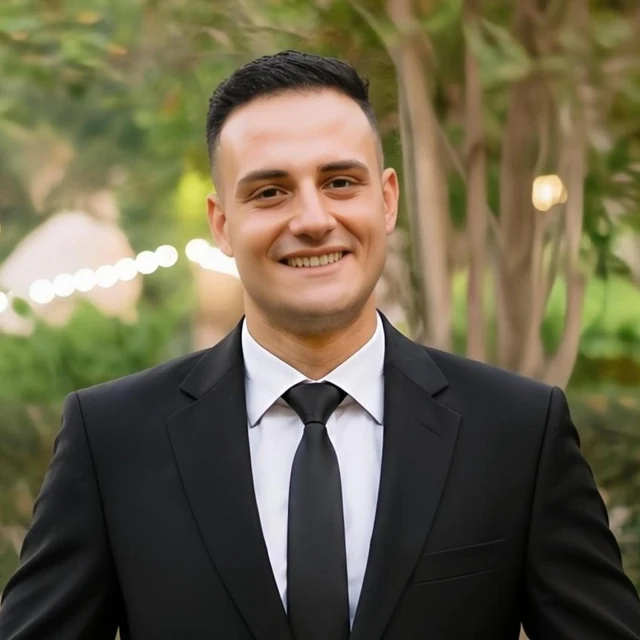
#> input picture images/h.webp, 640 x 640 px
$ python og-image.py
#> lines starting #> are read from the running program, lines starting #| are printed output that depends on the picture; after the words box and inside, x2 and y2 are one past the last pixel; in counts of white or black regions, pixels touching at a corner belong together
#!/usr/bin/env python3
"""
Generates images/og-cover.png — the 1200x630 social preview card used by
LinkedIn, WhatsApp, X/Twitter, Slack, etc. Requires Pillow (pip install pillow).

Usage: python3 scripts/og-image.py
"""
from pathlib import Path

from PIL import Image, ImageDraw, ImageFilter, ImageFont

ROOT = Path(__file__).resolve().parent.parent
W, H = 1200, 630

BG = (5, 7, 12)
CYAN = (34, 211, 238)
EMERALD = (16, 185, 129)
TEXT = (248, 250, 252)
BODY = (203, 213, 225)
MUTED = (148, 163, 184)
BORDER = (30, 41, 59)

DISPLAY = ROOT / "fonts/Yq6W-LOTXCb04q32xlpwu8Zf.woff2"  # Unbounded (variable)
SANS = ROOT / "fonts/pxiEyp8kv8JHgFVrJJfecg.woff2"  # Poppins 400
MONO = ROOT / "fonts/tDbv2o-flEEny0FZhsfKu5WU4zr3E_BX0PnT8RD8yKwBNntkaToggR7BYRbKPxDcwg.woff2"  # JetBrains Mono


def font(path, size, weight=None):
    f = ImageFont.truetype(str(path), size)
    if weight is not None:
        try:
            f.set_variation_by_axes([weight])
        except (OSError, AttributeError):
            pass
    return f


def main():
    img = Image.new("RGB", (W, H), BG)
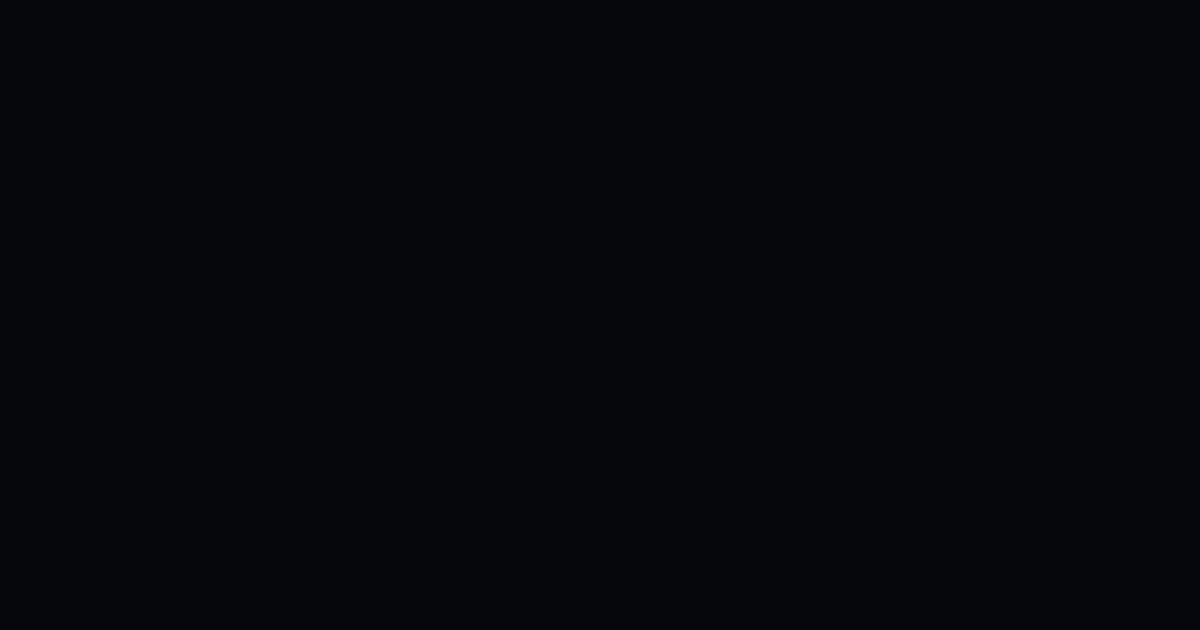
#> img: PIL image 1200x630 RGB; mean R, G, B 5, 7, 12

    # Soft ambient glows
    glow = Image.new("RGB", (W, H), BG)
    g = ImageDraw.Draw(glow)
    g.ellipse((-200, -260, 620, 420), fill=(8, 52, 66))
    g.ellipse((760, 260, 1480, 900), fill=(6, 46, 38))
    img = Image.blend(img, glow.filter(ImageFilter.GaussianBlur(140)), 0.9)
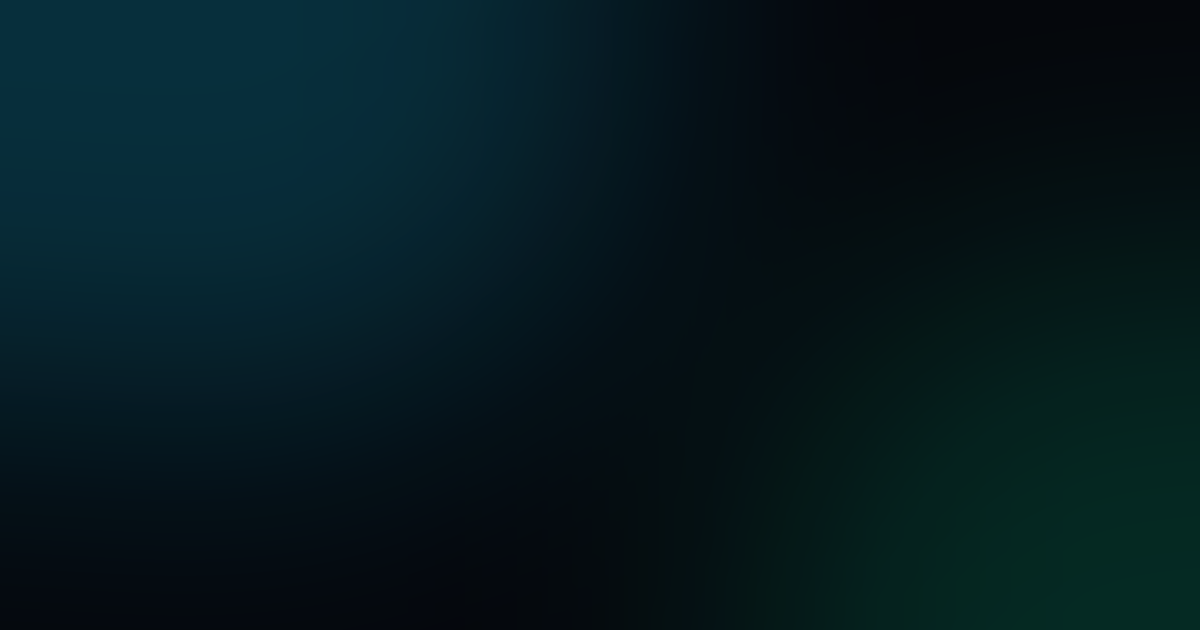
#> img: PIL image 1200x630 RGB; mean R, G, B 5.5, 25, 30.3
    d = ImageDraw.Draw(img)

    # Perspective-ish grid
    for x in range(0, W, 60):
        d.line([(x, 0), (x, H)], fill=(12, 18, 30))
    for y in range(0, H, 60):
        d.line([(0, y), (W, y)], fill=(12, 18, 30))

    # Portrait in a ringed circle
    size = 270
    cx, cy = 960, 300
    portrait = Image.open(ROOT / "images/h.webp").convert("RGB")
#> portrait is the input picture: PIL image 640x640 RGB; mean R, G, B 106.2, 98.9, 74.4
    side = min(portrait.size)
#> side = 640
    portrait = portrait.crop(
        ((portrait.width - side) // 2, (portrait.height - side) // 2,
         (portrait.width + side) // 2, (portrait.height + side) // 2)
    ).resize((size, size), Image.LANCZOS)
#> portrait: PIL image 270x270 RGB
    mask = Image.new("L", (size * 4, size * 4), 0)
#> mask: PIL image 1080x1080 L; every value is 0
    ImageDraw.Draw(mask).ellipse((0, 0, size * 4, size * 4), fill=255)
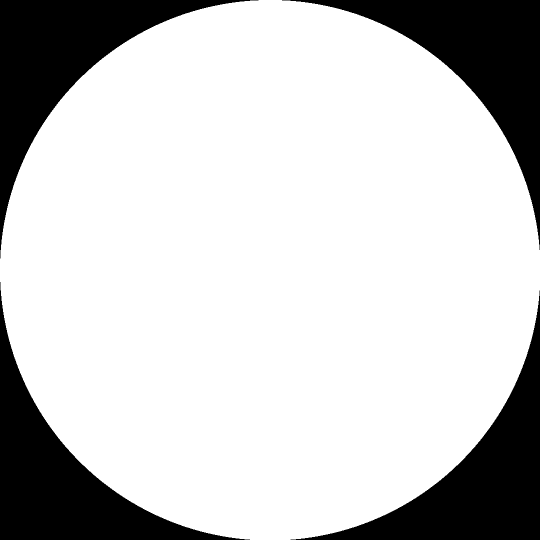
#> mask: PIL image 1080x1080 L (shown at 1/2 size); 78.7% white; 4 black regions, box (x1, y1, x2, y2) and area: (0, 0, 517, 517) 62728, (564, 0, 1080, 500) 62211, (0, 564, 500, 1080) 62211, (581, 581, 1080, 1080) 61695
    mask = mask.resize((size, size), Image.LANCZOS)
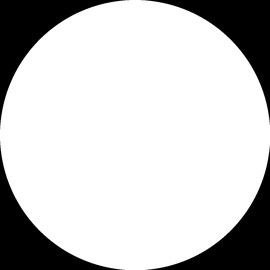
#> mask: PIL image 270x270 L; min 0, max 255, mean 200.6
    for r, col, w in ((size // 2 + 28, BORDER, 2), (size // 2 + 12, CYAN, 3)):
        d.ellipse((cx - r, cy - r, cx + r, cy + r), outline=col, width=w)
    img.paste(portrait, (cx - size // 2, cy - size // 2), mask)
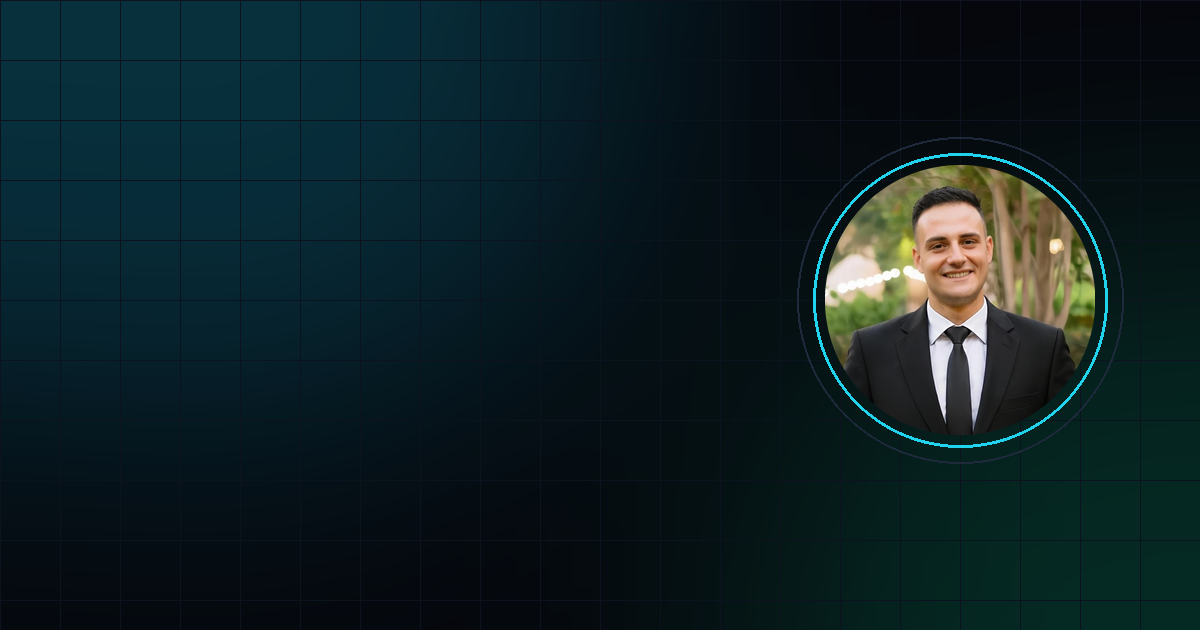
#> img: PIL image 1200x630 RGB; mean R, G, B 14.1, 31.8, 35.7

    # Copy
    left = 80
    d.rounded_rectangle((left, 92, left + 300, 128), radius=18, outline=BORDER, width=2, fill=(9, 14, 26))
    d.ellipse((left + 16, 104, left + 28, 116), fill=EMERALD)
    d.text((left + 40, 110), "CAIRO, EGYPT  •  REMOTE", font=font(MONO, 17), fill=BODY, anchor="lm")

    d.text((left, 168), "Hassan Mohamed", font=font(DISPLAY, 58, 700), fill=TEXT)
    d.text((left, 252), "Backend Software Engineer", font=font(SANS, 38), fill=CYAN)
    d.text((left, 316), "Java / Spring Boot  •  PHP / Laravel", font=font(SANS, 27), fill=BODY)

    d.line([(left, 380), (left + 120, 380)], fill=CYAN, width=3)
    tags = ["Microservices", "Multi-Tenant SaaS", "Event-Driven APIs"]
    tf = font(MONO, 20)
    x = left
    for t in tags:
        tw = d.textlength(t, font=tf)
        d.rounded_rectangle((x, 410, x + tw + 32, 452), radius=10, outline=BORDER, width=2, fill=(11, 17, 30))
        d.text((x + 16, 431), t, font=tf, fill=TEXT, anchor="lm")
        x += tw + 46
#> this loop made 3 passes
#> (tw, x) on passes 1 to 3: (135.9, 261.9), (177.1, 485), (179, 710)
#> after the loop, x = 710

    d.text((left, 540), "hassan-aamer.github.io/My_Portfolio", font=font(MONO, 20), fill=MUTED)
    d.text((left, 570), "5 years in production", font=font(MONO, 20), fill=MUTED)

    out = ROOT / "images/og-cover.png"
    img.save(out, "PNG", optimize=True)
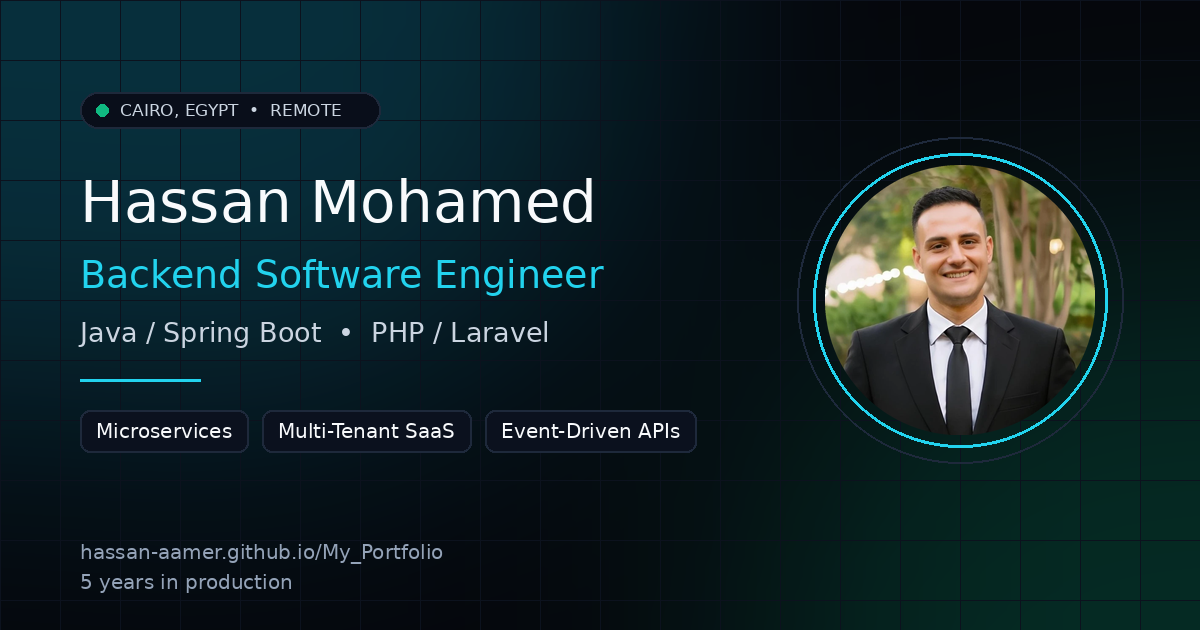
#> saved as og-cover.png: PIL image 1200x630 RGB; mean R, G, B 18.5, 36.2, 40.3
    print(f"Wrote {out.relative_to(ROOT)} ({out.stat().st_size // 1024} KB)")


if __name__ == "__main__":
    main()
